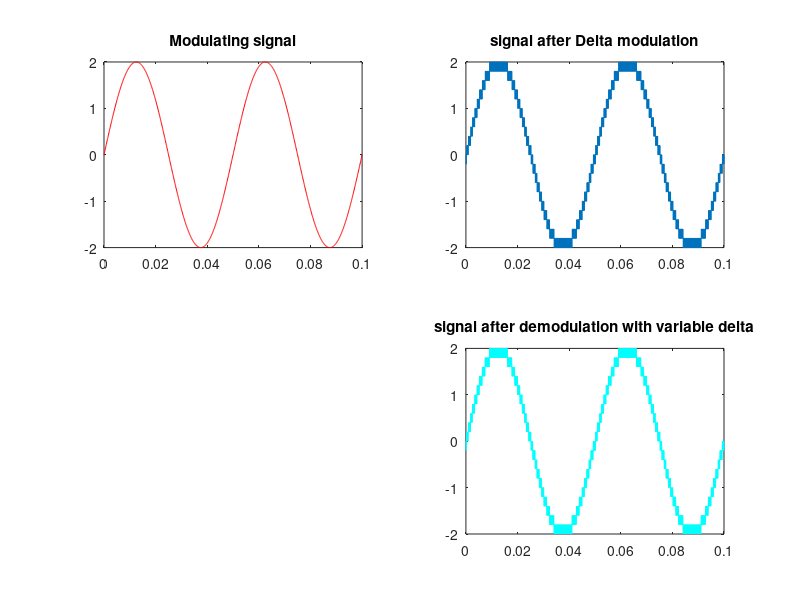

This chart was generated by the following MATLAB code: (Note: this script raises an error after producing the figure.)
clc;
clear all;
close all;
function errorsat(x,xn,t, title )
  order=3;
  frame=81;
  h= sgolayfilt(xn,order,frame);
  calc square error
  err = immse(x,h);
  fprintf('%f',strcat(title , '\n The mean squared error is %0.4f\n', err));
end
%Sine wave Amplitude,Sampling frequency and sampling time.
A=2;
Fs=10000;
Ts=1/Fs;
%x-coordinate (x-axis) from(0 till 5*10^-3)
t=0:Ts:0.1;
%modulating signal
x= A*sin(2*pi*Fs/500*t);
len = length(t);
%plot the modulating signal
subplot(2,2,1);
plot(t,x,'r');
title('Modulating signal');
%Specify the length of the stair fn
delta = 0.2;
%you may also change delta value as required delta = 1*delta
xn=0;
%start modulation
for i =1:len-1;
    if x(i)>xn(i)
        d(i)=1;
        xn(i+1)=xn(i)+delta;
    else
        d(i) =0;
        xn(i+1)=xn(i)-delta;
    end
end
%plot the signal after DM.
subplot(2,2,2);
stairs(t,xn);
title('signal after Delta modulation');

%BONUS
%Variable slope modulation
threshold = 15; %should be changed though
differential = diff(x);
vxn = 0;
for i =1:len-1;
    change = delta;
    if differential(i) > threshold
        change = 2 * delta;
    end
    if x(i)>vxn(i)
        vd(i)=1;
        vxn(i+1)=vxn(i)+change;
    else
        vd(i) =0;
        vxn(i+1)=vxn(i)-change;
    end
end
%Demodulation
for i=1:d
    if vd(i)>vxn(i)
        vd(i)=0;
        vxn(i+1)=vxn(i+1)-delta;
    else
        vd(i)=1;
        vxn(i+1)=vxn(i)+delta;
    end
end
%plot demodulated signal
subplot(2,2,4);
plot(t,vxn,'c');
title('signal after demodulation with variable delta');
errorsat(x,vxn,t,'Variable Delta Modulation: ');
%Demodulation using DPCM
xndpcm(1) = xn(1)
xndpcm(2) = xn(2)
for i = 2: len;
    xndpcm(i+1) = 2 * xndpcm(i) - xndpcm(i-1);
end
errorsat(x,xndpcm,t,'DPCM Modulation: ');

 %Demodualtion
for i=1:d
    if d(i)>xn(i)
        d(i)=0;
        xn(i+1)=xn(i)-delta;
    else
        d(i)=1;
        xn(i+1)=xn(i)+delta;
    end
end
%plot demodulated signal
subplot(2,2,3);
plot(t,xn,'c');
title('signal after demodulation');
%Adjust the low pass filter
order=3;
frame=81;
h= sgolayfilt(xn,order,frame);
%plot the resulting signal after smoothing.
subplot(2,2,4);
plot(t,h);
title('Signal after smoothing');
%calc square error
err = immse(x,h );
fprintf('\n The mean-squared error is %0.4f\n', err);
